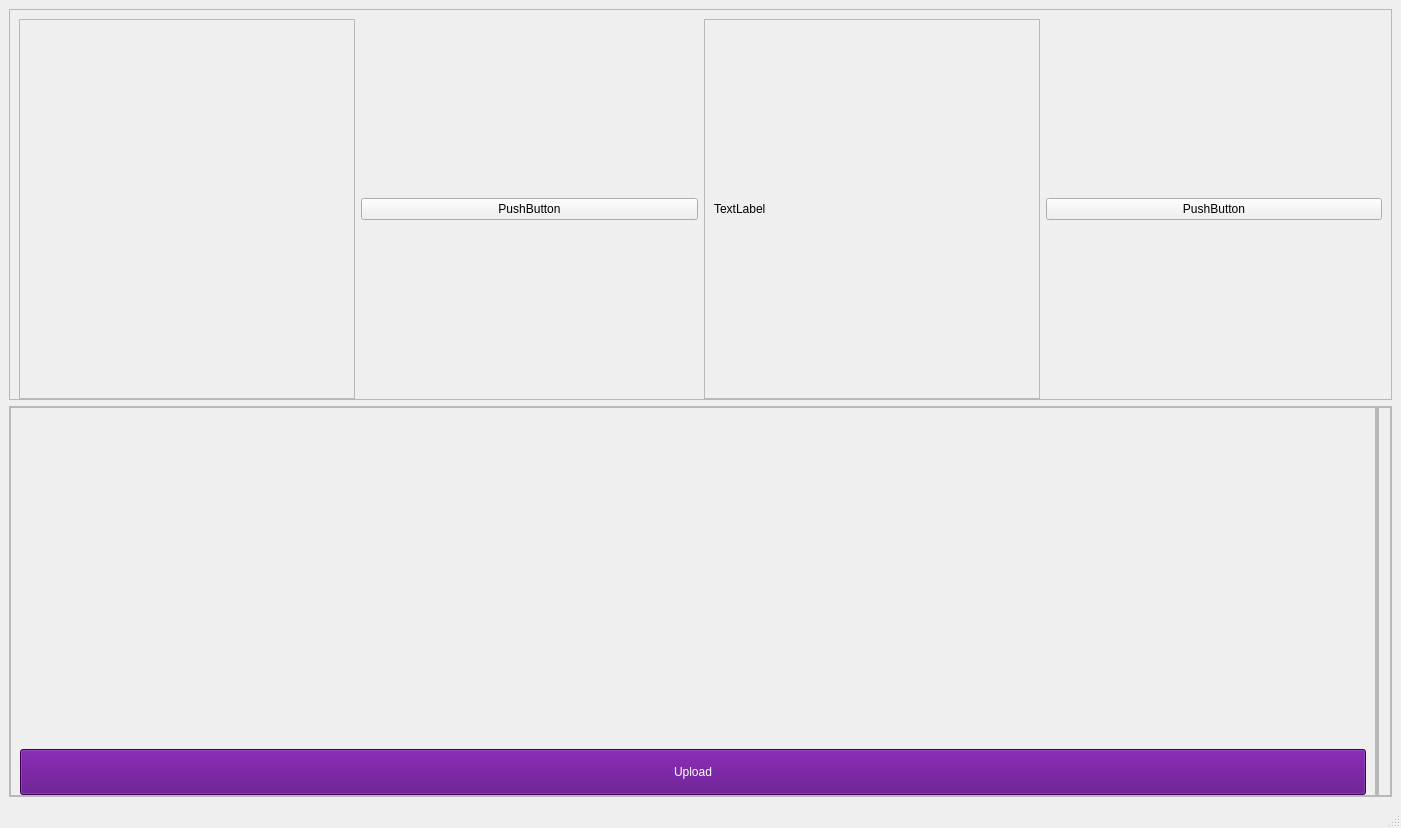
<?xml version="1.0" encoding="UTF-8"?>
<ui version="4.0">
 <class>MainWindow</class>
 <widget class="QMainWindow" name="MainWindow">
  <property name="geometry">
   <rect>
    <x>0</x>
    <y>0</y>
    <width>1401</width>
    <height>828</height>
   </rect>
  </property>
  <property name="windowTitle">
   <string>MainWindow</string>
  </property>
  <property name="styleSheet">
   <string notr="true">QMainWindow {
	background-color:#ececec;
}
QLineEdit, QTextEdit, QPlainTextEdit, QSpinBox, QDoubleSpinBox, QTimeEdit, QDateEdit, QDateTimeEdit {
    border-width: 2px;
    border-radius: 8px;
    border-style: solid;
    border-top-color: qlineargradient(spread:pad, x1:0.5, y1:1, x2:0.5, y2:0, stop:0 #c1c9cf, stop:1 #d2d8dd);
    border-right-color: qlineargradient(spread:pad, x1:0, y1:0, x2:1, y2:0, stop:0 #c1c9cf, stop:1 #d2d8dd);
    border-bottom-color: qlineargradient(spread:pad, x1:0.5, y1:0, x2:0.5, y2:1, stop:0 #c1c9cf, stop:1 #d2d8dd);
    border-left-color: qlineargradient(spread:pad, x1:1, y1:0, x2:0, y2:0, stop:0 #c1c9cf, stop:1 #d2d8dd);
    background-color: #f4f4f4;
    color: #3d3d3d;
}
QLineEdit:focus, QTextEdit:focus, QPlainTextEdit:focus, QSpinBox:focus, QDoubleSpinBox:focus, QTimeEdit:focus, QDateEdit:focus, QDateTimeEdit:focus {
    border-width: 2px;
    border-radius: 8px;
    border-style: solid;
    border-top-color: qlineargradient(spread:pad, x1:0.5, y1:1, x2:0.5, y2:0, stop:0 #85b7e3, stop:1 #9ec1db);
    border-right-color: qlineargradient(spread:pad, x1:0, y1:0, x2:1, y2:0, stop:0 #85b7e3, stop:1 #9ec1db);
    border-bottom-color: qlineargradient(spread:pad, x1:0.5, y1:0, x2:0.5, y2:1, stop:0 #85b7e3, stop:1 #9ec1db);
    border-left-color: qlineargradient(spread:pad, x1:1, y1:0, x2:0, y2:0, stop:0 #85b7e3, stop:1 #9ec1db);
    background-color: #f4f4f4;
    color: #3d3d3d;
}
QLineEdit:disabled, QTextEdit:disabled, QPlainTextEdit:disabled, QSpinBox:disabled, QDoubleSpinBox:disabled, QTimeEdit:disabled, QDateEdit:disabled, QDateTimeEdit:disabled {
    color: #b9b9b9;
}


QToolButton {
	border-style: solid;
	border-top-color: qlineargradient(spread:pad, x1:0.5, y1:1, x2:0.5, y2:0, stop:0 rgb(215, 215, 215), stop:1 rgb(222, 222, 222));
	border-right-color: qlineargradient(spread:pad, x1:0, y1:0.5, x2:1, y2:0.5, stop:0 rgb(217, 217, 217), stop:1 rgb(227, 227, 227));
	border-left-color: qlineargradient(spread:pad, x1:0, y1:0.5, x2:1, y2:0.5, stop:0 rgb(227, 227, 227), stop:1 rgb(217, 217, 217));
	border-bottom-color: qlineargradient(spread:pad, x1:0.5, y1:1, x2:0.5, y2:0, stop:0 rgb(215, 215, 215), stop:1 rgb(222, 222, 222));
	border-width: 1px;
	border-radius: 5px;
	color: rgb(0,0,0);
	padding: 2px;
	background-color: rgb(255,255,255);
}
QToolButton:hover{
	border-style: solid;
	border-top-color: qlineargradient(spread:pad, x1:0.5, y1:1, x2:0.5, y2:0, stop:0 rgb(195, 195, 195), stop:1 rgb(222, 222, 222));
	border-right-color: qlineargradient(spread:pad, x1:0, y1:0.5, x2:1, y2:0.5, stop:0 rgb(197, 197, 197), stop:1 rgb(227, 227, 227));
	border-left-color: qlineargradient(spread:pad, x1:0, y1:0.5, x2:1, y2:0.5, stop:0 rgb(227, 227, 227), stop:1 rgb(197, 197, 197));
	border-bottom-color: qlineargradient(spread:pad, x1:0.5, y1:1, x2:0.5, y2:0, stop:0 rgb(195, 195, 195), stop:1 rgb(222, 222, 222));
	border-width: 1px;
	border-radius: 5px;
	color: rgb(0,0,0);
	padding: 2px;
	background-color: rgb(255,255,255);
}
QToolButton:pressed{
	border-style: solid;
	border-top-color: qlineargradient(spread:pad, x1:0.5, y1:1, x2:0.5, y2:0, stop:0 rgb(215, 215, 215), stop:1 rgb(222, 222, 222));
	border-right-color: qlineargradient(spread:pad, x1:0, y1:0.5, x2:1, y2:0.5, stop:0 rgb(217, 217, 217), stop:1 rgb(227, 227, 227));
	border-left-color: qlineargradient(spread:pad, x1:0, y1:0.5, x2:1, y2:0.5, stop:0 rgb(227, 227, 227), stop:1 rgb(217, 217, 217));
	border-bottom-color: qlineargradient(spread:pad, x1:0.5, y1:1, x2:0.5, y2:0, stop:0 rgb(215, 215, 215), stop:1 rgb(222, 222, 222));
	border-width: 1px;
	border-radius: 5px;
	color: rgb(0,0,0);
	padding: 2px;
	background-color: rgb(142,142,142);
}
QPushButton{
	border-style: solid;
	border-top-color: qlineargradient(spread:pad, x1:0.5, y1:1, x2:0.5, y2:0, stop:0 rgb(215, 215, 215), stop:1 rgb(222, 222, 222));
	border-right-color: qlineargradient(spread:pad, x1:0, y1:0.5, x2:1, y2:0.5, stop:0 rgb(217, 217, 217), stop:1 rgb(227, 227, 227));
	border-left-color: qlineargradient(spread:pad, x1:0, y1:0.5, x2:1, y2:0.5, stop:0 rgb(227, 227, 227), stop:1 rgb(217, 217, 217));
	border-bottom-color: qlineargradient(spread:pad, x1:0.5, y1:1, x2:0.5, y2:0, stop:0 rgb(215, 215, 215), stop:1 rgb(222, 222, 222));
	border-width: 1px;
	border-radius: 5px;
	color: rgb(0,0,0);
	padding: 2px;
	background-color: rgb(255,255,255);
}
QPushButton::default{
	border-style: solid;
	border-top-color: qlineargradient(spread:pad, x1:0.5, y1:1, x2:0.5, y2:0, stop:0 rgb(215, 215, 215), stop:1 rgb(222, 222, 222));
	border-right-color: qlineargradient(spread:pad, x1:0, y1:0.5, x2:1, y2:0.5, stop:0 rgb(217, 217, 217), stop:1 rgb(227, 227, 227));
	border-left-color: qlineargradient(spread:pad, x1:0, y1:0.5, x2:1, y2:0.5, stop:0 rgb(227, 227, 227), stop:1 rgb(217, 217, 217));
	border-bottom-color: qlineargradient(spread:pad, x1:0.5, y1:1, x2:0.5, y2:0, stop:0 rgb(215, 215, 215), stop:1 rgb(222, 222, 222));
	border-width: 1px;
	border-radius: 5px;
	color: rgb(0,0,0);
	padding: 2px;
	background-color: rgb(255,255,255);
}
QPushButton:hover{
	border-style: solid;
	border-top-color: qlineargradient(spread:pad, x1:0.5, y1:1, x2:0.5, y2:0, stop:0 rgb(195, 195, 195), stop:1 rgb(222, 222, 222));
	border-right-color: qlineargradient(spread:pad, x1:0, y1:0.5, x2:1, y2:0.5, stop:0 rgb(197, 197, 197), stop:1 rgb(227, 227, 227));
	border-left-color: qlineargradient(spread:pad, x1:0, y1:0.5, x2:1, y2:0.5, stop:0 rgb(227, 227, 227), stop:1 rgb(197, 197, 197));
	border-bottom-color: qlineargradient(spread:pad, x1:0.5, y1:1, x2:0.5, y2:0, stop:0 rgb(195, 195, 195), stop:1 rgb(222, 222, 222));
	border-width: 1px;
	border-radius: 5px;
	color: rgb(0,0,0);
	padding: 2px;
	background-color: rgb(255,255,255);
}
QPushButton:pressed{
	border-style: solid;
	border-top-color: qlineargradient(spread:pad, x1:0.5, y1:1, x2:0.5, y2:0, stop:0 rgb(215, 215, 215), stop:1 rgb(222, 222, 222));
	border-right-color: qlineargradient(spread:pad, x1:0, y1:0.5, x2:1, y2:0.5, stop:0 rgb(217, 217, 217), stop:1 rgb(227, 227, 227));
	border-left-color: qlineargradient(spread:pad, x1:0, y1:0.5, x2:1, y2:0.5, stop:0 rgb(227, 227, 227), stop:1 rgb(217, 217, 217));
	border-bottom-color: qlineargradient(spread:pad, x1:0.5, y1:1, x2:0.5, y2:0, stop:0 rgb(215, 215, 215), stop:1 rgb(222, 222, 222));
	border-width: 1px;
	border-radius: 5px;
	color: rgb(0,0,0);
	padding: 2px;
	background-color: rgb(142,142,142);
}
QPushButton:disabled{
	border-style: solid;
	border-top-color: qlineargradient(spread:pad, x1:0.5, y1:1, x2:0.5, y2:0, stop:0 rgb(215, 215, 215), stop:1 rgb(222, 222, 222));
	border-right-color: qlineargradient(spread:pad, x1:0, y1:0.5, x2:1, y2:0.5, stop:0 rgb(217, 217, 217), stop:1 rgb(227, 227, 227));
	border-left-color: qlineargradient(spread:pad, x1:0, y1:0.5, x2:1, y2:0.5, stop:0 rgb(227, 227, 227), stop:1 rgb(217, 217, 217));
	border-bottom-color: qlineargradient(spread:pad, x1:0.5, y1:1, x2:0.5, y2:0, stop:0 rgb(215, 215, 215), stop:1 rgb(222, 222, 222));
	border-width: 1px;
	border-radius: 5px;
	color: #808086;
	padding: 2px;
	background-color: rgb(142,142,142);
}

QLabel {
	color: #000000;
}
QLCDNumber {
	color: rgb(0, 113, 255, 255);
}
QProgressBar {
	text-align: center;
	color: rgb(240, 240, 240);
	border-width: 1px; 
	border-radius: 10px;
	border-color: rgb(230, 230, 230);
	border-style: solid;
	background-color:rgb(207,207,207);
}
QProgressBar::chunk {
	background-color: qlineargradient(spread:pad, x1:0.5, y1:1, x2:0.5, y2:0, stop:0 rgba(49, 147, 250, 255), stop:1 rgba(34, 142, 255, 255));
	border-radius: 10px;
}
QMenuBar {
	background-color: qlineargradient(spread:pad, x1:0.5, y1:1, x2:0.5, y2:0, stop:0 rgba(207, 209, 207, 255), stop:1 rgba(230, 229, 230, 255));
}
QMenuBar::item {
	color: #000000;
  	spacing: 3px;
  	padding: 1px 4px;
	background-color: qlineargradient(spread:pad, x1:0.5, y1:1, x2:0.5, y2:0, stop:0 rgba(207, 209, 207, 255), stop:1 rgba(230, 229, 230, 255));
}

QMenuBar::item:selected {
  	background-color: qlineargradient(spread:pad, x1:0.5, y1:1, x2:0.5, y2:0, stop:0 rgba(0, 113, 255, 255), stop:1 rgba(91, 171, 252, 255));
	color: #FFFFFF;
}
QMenu::item:selected {
	border-style: solid;
	border-top-color: transparent;
	border-right-color: transparent;
	border-left-color: qlineargradient(spread:pad, x1:0.5, y1:1, x2:0.5, y2:0, stop:0 rgba(0, 113, 255, 255), stop:1 rgba(91, 171, 252, 255));
	border-bottom-color: transparent;
	border-left-width: 2px;
	color: #000000;
	padding-left:15px;
	padding-top:4px;
	padding-bottom:4px;
	padding-right:7px;
}
QMenu::item {
	border-style: solid;
	border-top-color: transparent;
	border-right-color: transparent;
	border-left-color: transparent;
	border-bottom-color: transparent;
	border-bottom-width: 1px;
	color: #000000;
	padding-left:17px;
	padding-top:4px;
	padding-bottom:4px;
	padding-right:7px;
}
QTabWidget {
	color:rgb(0,0,0);
	background-color:#000000;
}
QTabWidget::pane {
		border-color: rgb(223,223,223);
		background-color:rgb(226,226,226);
		border-style: solid;
		border-width: 2px;
    	border-radius: 6px;
}
QTabBar::tab:first {
	border-style: solid;
	border-left-width:1px;
	border-right-width:0px;
	border-top-width:1px;
	border-bottom-width:1px;
	border-top-color: rgb(209,209,209);
	border-left-color: qlineargradient(spread:pad, x1:0.5, y1:1, x2:0.5, y2:0, stop:0 rgba(209, 209, 209, 209), stop:1 rgba(229, 229, 229, 229));
	border-bottom-color: rgb(229,229,229);
	border-top-left-radius: 4px;
	border-bottom-left-radius: 4px;
	color: #000000;
	padding: 3px;
	margin-left:0px;
	background-color: qlineargradient(spread:pad, x1:0.5, y1:1, x2:0.5, y2:0, stop:0 rgba(247, 247, 247, 255), stop:1 rgba(255, 255, 255, 255));
}
QTabBar::tab:last {
	border-style: solid;
	border-width:1px;
	border-top-color: rgb(209,209,209);
	border-left-color: qlineargradient(spread:pad, x1:0.5, y1:1, x2:0.5, y2:0, stop:0 rgba(209, 209, 209, 209), stop:1 rgba(229, 229, 229, 229));
	border-right-color: qlineargradient(spread:pad, x1:0.5, y1:1, x2:0.5, y2:0, stop:0 rgba(209, 209, 209, 209), stop:1 rgba(229, 229, 229, 229));
	border-bottom-color: rgb(229,229,229);
	border-top-right-radius: 4px;
	border-bottom-right-radius: 4px;
	color: #000000;
	padding: 3px;
	margin-left:0px;
	background-color: qlineargradient(spread:pad, x1:0.5, y1:1, x2:0.5, y2:0, stop:0 rgba(247, 247, 247, 255), stop:1 rgba(255, 255, 255, 255));
}
QTabBar::tab {
	border-style: solid;
	border-top-width:1px;
	border-bottom-width:1px;
	border-left-width:1px;
	border-top-color: rgb(209,209,209);
	border-left-color: qlineargradient(spread:pad, x1:0.5, y1:1, x2:0.5, y2:0, stop:0 rgba(209, 209, 209, 209), stop:1 rgba(229, 229, 229, 229));
	border-bottom-color: rgb(229,229,229);
	color: #000000;
	padding: 3px;
	margin-left:0px;
	background-color: qlineargradient(spread:pad, x1:0.5, y1:1, x2:0.5, y2:0, stop:0 rgba(247, 247, 247, 255), stop:1 rgba(255, 255, 255, 255));
}
QTabBar::tab:selected, QTabBar::tab:last:selected, QTabBar::tab:hover {
  	border-style: solid;
  	border-left-width:1px;
	border-right-color: transparent;
	border-top-color: rgb(209,209,209);
	border-left-color: qlineargradient(spread:pad, x1:0.5, y1:1, x2:0.5, y2:0, stop:0 rgba(209, 209, 209, 209), stop:1 rgba(229, 229, 229, 229));
	border-bottom-color: rgb(229,229,229);
	color: #FFFFFF;
	padding: 3px;
	margin-left:0px;
	background-color: qlineargradient(spread:pad, x1:0.5, y1:1, x2:0.5, y2:0, stop:0 rgba(0, 113, 255, 255), stop:1 rgba(91, 171, 252, 255));
}

QTabBar::tab:selected, QTabBar::tab:first:selected, QTabBar::tab:hover {
  	border-style: solid;
  	border-left-width:1px;
  	border-bottom-width:1px;
  	border-top-width:1px;
	border-right-color: transparent;
	border-top-color: rgb(209,209,209);
	border-left-color: qlineargradient(spread:pad, x1:0.5, y1:1, x2:0.5, y2:0, stop:0 rgba(209, 209, 209, 209), stop:1 rgba(229, 229, 229, 229));
	border-bottom-color: rgb(229,229,229);
	color: #FFFFFF;
	padding: 3px;
	margin-left:0px;
	background-color: qlineargradient(spread:pad, x1:0.5, y1:1, x2:0.5, y2:0, stop:0 rgba(0, 113, 255, 255), stop:1 rgba(91, 171, 252, 255));
}

QCheckBox {
	color: #000000;
	padding: 2px;
}
QCheckBox:disabled {
	color: #808086;
	padding: 2px;
}

QCheckBox:hover {
	border-radius:4px;
	border-style:solid;
	padding-left: 1px;
	padding-right: 1px;
	padding-bottom: 1px;
	padding-top: 1px;
	border-width:1px;
	border-color: transparent;
}
QCheckBox::indicator:checked {

	height: 10px;
	width: 10px;
	border-style:solid;
	border-width: 1px;
	border-color: qlineargradient(spread:pad, x1:0.5, y1:1, x2:0.5, y2:0, stop:0 rgba(0, 113, 255, 255), stop:1 rgba(91, 171, 252, 255));
	color: #000000;
	background-color: qlineargradient(spread:pad, x1:0.5, y1:1, x2:0.5, y2:0, stop:0 rgba(0, 113, 255, 255), stop:1 rgba(91, 171, 252, 255));
}
QCheckBox::indicator:unchecked {

	height: 10px;
	width: 10px;
	border-style:solid;
	border-width: 1px;
	border-color: qlineargradient(spread:pad, x1:0.5, y1:1, x2:0.5, y2:0, stop:0 rgba(0, 113, 255, 255), stop:1 rgba(91, 171, 252, 255));
	color: #000000;
}
QRadioButton {
	color: 000000;
	padding: 1px;
}
QRadioButton::indicator:checked {
	height: 10px;
	width: 10px;
	border-style:solid;
	border-radius:5px;
	border-width: 1px;
	border-color: qlineargradient(spread:pad, x1:0.5, y1:1, x2:0.5, y2:0, stop:0 rgba(0, 113, 255, 255), stop:1 rgba(91, 171, 252, 255));
	color: #a9b7c6;
	background-color: qlineargradient(spread:pad, x1:0.5, y1:1, x2:0.5, y2:0, stop:0 rgba(0, 113, 255, 255), stop:1 rgba(91, 171, 252, 255));
}
QRadioButton::indicator:!checked {
	height: 10px;
	width: 10px;
	border-style:solid;
	border-radius:5px;
	border-width: 1px;
	border-color: qlineargradient(spread:pad, x1:0.5, y1:1, x2:0.5, y2:0, stop:0 rgba(0, 113, 255, 255), stop:1 rgba(91, 171, 252, 255));
	color: #a9b7c6;
	background-color: transparent;
}
QStatusBar {
	color:#027f7f;
}
QSpinBox {
	border-style: solid;
	border-width: 1px;
	border-color: qlineargradient(spread:pad, x1:0.5, y1:1, x2:0.5, y2:0, stop:0 rgba(0, 113, 255, 255), stop:1 rgba(91, 171, 252, 255));
}
QDoubleSpinBox {
	border-style: solid;
	border-width: 1px;
	border-color: qlineargradient(spread:pad, x1:0.5, y1:1, x2:0.5, y2:0, stop:0 rgba(0, 113, 255, 255), stop:1 rgba(91, 171, 252, 255));
}
QTimeEdit {
	border-style: solid;
	border-width: 1px;
	border-color: qlineargradient(spread:pad, x1:0.5, y1:1, x2:0.5, y2:0, stop:0 rgba(0, 113, 255, 255), stop:1 rgba(91, 171, 252, 255));
}
QDateTimeEdit {
	border-style: solid;
	border-width: 1px;
	border-color: qlineargradient(spread:pad, x1:0.5, y1:1, x2:0.5, y2:0, stop:0 rgba(0, 113, 255, 255), stop:1 rgba(91, 171, 252, 255));
}
QDateEdit {
	border-style: solid;
	border-width: 1px;
	border-color: qlineargradient(spread:pad, x1:0.5, y1:1, x2:0.5, y2:0, stop:0 rgba(0, 113, 255, 255), stop:1 rgba(91, 171, 252, 255));
}

QToolBox {
	color: #a9b7c6;
	background-color:#000000;
}
QToolBox::tab {
	color: #a9b7c6;
	background-color:#000000;
}
QToolBox::tab:selected {
	color: #FFFFFF;
	background-color:#000000;
}
QScrollArea {
	color: #FFFFFF;
	background-color:#000000;
}
QSlider::groove:horizontal {
	height: 5px;
	background-color: qlineargradient(spread:pad, x1:0.5, y1:1, x2:0.5, y2:0, stop:0 rgba(49, 147, 250, 255), stop:1 rgba(34, 142, 255, 255));
}
QSlider::groove:vertical {
	width: 5px;
	background-color: qlineargradient(spread:pad, x1:0.5, y1:1, x2:0.5, y2:0, stop:0 rgba(49, 147, 250, 255), stop:1 rgba(34, 142, 255, 255));
}
QSlider::handle:horizontal {
	background: rgb(253,253,253);
	border-style: solid;
	border-width: 1px;
	border-color: rgb(207,207,207);
	width: 12px;
	margin: -5px 0;
	border-radius: 7px;
}
QSlider::handle:vertical {
	background: rgb(253,253,253);
	border-style: solid;
	border-width: 1px;
	border-color: rgb(207,207,207);
	height: 12px;
	margin: 0 -5px;
	border-radius: 7px;
}
QSlider::add-page:horizontal {
    background: rgb(181,181,181);
}
QSlider::add-page:vertical {
    background: rgb(181,181,181);
}
QSlider::sub-page:horizontal {
    background-color: qlineargradient(spread:pad, x1:0.5, y1:1, x2:0.5, y2:0, stop:0 rgba(49, 147, 250, 255), stop:1 rgba(34, 142, 255, 255));
}
QSlider::sub-page:vertical {
    background-color: qlineargradient(spread:pad, y1:0.5, x1:1, y2:0.5, x2:0, stop:0 rgba(49, 147, 250, 255), stop:1 rgba(34, 142, 255, 255));
}
QScrollBar:horizontal {
	max-height: 20px;
	border: 1px transparent grey;
	margin: 0px 20px 0px 20px;
}
QScrollBar:vertical {
	max-width: 20px;
	border: 1px transparent grey;
	margin: 20px 0px 20px 0px;
}
QScrollBar::handle:horizontal {
	background: rgb(253,253,253);
	border-style: solid;
	border-width: 1px;
	border-color: rgb(207,207,207);
	border-radius: 7px;
	min-width: 25px;
}
QScrollBar::handle:horizontal:hover {
	background: rgb(253,253,253);
	border-style: solid;
	border-width: 1px;
	border-color: rgb(147, 200, 200);
	border-radius: 7px;
	min-width: 25px;
}
QScrollBar::handle:vertical {
	background: rgb(253,253,253);
	border-style: solid;
	border-width: 1px;
	border-color: rgb(207,207,207);
	border-radius: 7px;
	min-height: 25px;
}
QScrollBar::handle:vertical:hover {
	background: rgb(253,253,253);
	border-style: solid;
	border-width: 1px;
	border-color: rgb(147, 200, 200);
	border-radius: 7px;
	min-height: 25px;
}
QScrollBar::add-line:horizontal {
   border: 2px transparent grey;
   border-top-right-radius: 7px;
   border-bottom-right-radius: 7px;
   background: rgba(34, 142, 255, 255);
   width: 20px;
   subcontrol-position: right;
   subcontrol-origin: margin;
}
QScrollBar::add-line:horizontal:pressed {
   border: 2px transparent grey;
   border-top-right-radius: 7px;
   border-bottom-right-radius: 7px;
   background: rgb(181,181,181);
   width: 20px;
   subcontrol-position: right;
   subcontrol-origin: margin;
}
QScrollBar::add-line:vertical {
   border: 2px transparent grey;
   border-bottom-left-radius: 7px;
   border-bottom-right-radius: 7px;
   background: rgba(34, 142, 255, 255);
   height: 20px;
   subcontrol-position: bottom;
   subcontrol-origin: margin;
}
QScrollBar::add-line:vertical:pressed {
   border: 2px transparent grey;
   border-bottom-left-radius: 7px;
   border-bottom-right-radius: 7px;
   background: rgb(181,181,181);
   height: 20px;
   subcontrol-position: bottom;
   subcontrol-origin: margin;
}
QScrollBar::sub-line:horizontal {
   border: 2px transparent grey;
   border-top-left-radius: 7px;
   border-bottom-left-radius: 7px;
   background: rgba(34, 142, 255, 255);
   width: 20px;
   subcontrol-position: left;
   subcontrol-origin: margin;
}
QScrollBar::sub-line:horizontal:pressed {
   border: 2px transparent grey;
   border-top-left-radius: 7px;
   border-bottom-left-radius: 7px;
   background: rgb(181,181,181);
   width: 20px;
   subcontrol-position: left;
   subcontrol-origin: margin;
}
QScrollBar::sub-line:vertical {
   border: 2px transparent grey;
   border-top-left-radius: 7px;
   border-top-right-radius: 7px;
   background: rgba(34, 142, 255, 255);
   height: 20px;
   subcontrol-position: top;
   subcontrol-origin: margin;
}
QScrollBar::sub-line:vertical:pressed {
   border: 2px transparent grey;
   border-top-left-radius: 7px;
   border-top-right-radius: 7px;
   background: rgb(181,181,181);
   height: 20px;
   subcontrol-position: top;
   subcontrol-origin: margin;
}
QScrollBar::left-arrow:horizontal {
   border: 1px transparent grey;
   border-top-left-radius: 3px;
   border-bottom-left-radius: 3px;
   width: 6px;
   height: 6px;
   background: white;
}
QScrollBar::right-arrow:horizontal {
   border: 1px transparent grey;
   border-top-right-radius: 3px;
   border-bottom-right-radius: 3px;
   width: 6px;
   height: 6px;
   background: white;
}
QScrollBar::up-arrow:vertical {
   border: 1px transparent grey;
   border-top-left-radius: 3px;
   border-top-right-radius: 3px;
   width: 6px;
   height: 6px;
   background: white;
}
QScrollBar::down-arrow:vertical {
   border: 1px transparent grey;
   border-bottom-left-radius: 3px;
   border-bottom-right-radius: 3px;
   width: 6px;
   height: 6px;
   background: white;
}
QScrollBar::add-page:horizontal, QScrollBar::sub-page:horizontal {
   background: none;
}
QScrollBar::add-page:vertical, QScrollBar::sub-page:vertical {
   background: none;
}

</string>
  </property>
  <widget class="QWidget" name="centralwidget">
   <layout class="QVBoxLayout" name="verticalLayout">
    <item>
     <widget class="QFrame" name="frame_3">
      <property name="frameShape">
       <enum>QFrame::StyledPanel</enum>
      </property>
      <property name="frameShadow">
       <enum>QFrame::Raised</enum>
      </property>
      <layout class="QHBoxLayout" name="horizontalLayout_2">
       <property name="bottomMargin">
        <number>0</number>
       </property>
       <item>
        <widget class="QFrame" name="frame_6">
         <property name="frameShape">
          <enum>QFrame::StyledPanel</enum>
         </property>
         <property name="frameShadow">
          <enum>QFrame::Raised</enum>
         </property>
        </widget>
       </item>
       <item>
        <widget class="QPushButton" name="pushButton_6">
         <property name="text">
          <string>PushButton</string>
         </property>
        </widget>
       </item>
       <item>
        <widget class="QFrame" name="frame_7">
         <property name="frameShape">
          <enum>QFrame::StyledPanel</enum>
         </property>
         <property name="frameShadow">
          <enum>QFrame::Raised</enum>
         </property>
         <layout class="QHBoxLayout" name="horizontalLayout_3">
          <item>
           <widget class="QLabel" name="label_user">
            <property name="text">
             <string>TextLabel</string>
            </property>
           </widget>
          </item>
         </layout>
        </widget>
       </item>
       <item>
        <widget class="QPushButton" name="pushButton_3">
         <property name="text">
          <string>PushButton</string>
         </property>
        </widget>
       </item>
      </layout>
     </widget>
    </item>
    <item>
     <widget class="QFrame" name="frame">
      <property name="frameShape">
       <enum>QFrame::StyledPanel</enum>
      </property>
      <property name="frameShadow">
       <enum>QFrame::Raised</enum>
      </property>
      <layout class="QHBoxLayout" name="horizontalLayout">
       <property name="spacing">
        <number>0</number>
       </property>
       <property name="leftMargin">
        <number>0</number>
       </property>
       <property name="topMargin">
        <number>0</number>
       </property>
       <property name="rightMargin">
        <number>0</number>
       </property>
       <property name="bottomMargin">
        <number>0</number>
       </property>
       <item>
        <widget class="QFrame" name="frame_5">
         <property name="sizePolicy">
          <sizepolicy hsizetype="MinimumExpanding" vsizetype="Preferred">
           <horstretch>0</horstretch>
           <verstretch>0</verstretch>
          </sizepolicy>
         </property>
         <property name="frameShape">
          <enum>QFrame::StyledPanel</enum>
         </property>
         <property name="frameShadow">
          <enum>QFrame::Raised</enum>
         </property>
         <layout class="QVBoxLayout" name="verticalLayout_5">
          <property name="topMargin">
           <number>0</number>
          </property>
          <property name="bottomMargin">
           <number>0</number>
          </property>
          <item>
           <widget class="QLabel" name="label">
            <property name="text">
             <string/>
            </property>
           </widget>
          </item>
          <item>
           <spacer name="verticalSpacer">
            <property name="orientation">
             <enum>Qt::Vertical</enum>
            </property>
            <property name="sizeType">
             <enum>QSizePolicy::Fixed</enum>
            </property>
            <property name="sizeHint" stdset="0">
             <size>
              <width>20</width>
              <height>40</height>
             </size>
            </property>
           </spacer>
          </item>
          <item>
           <widget class="QPushButton" name="btn1">
            <property name="styleSheet">
             <string notr="true">background-color: rgb(85, 0, 127);
color:white;
padding:15px;
font: 8pt &quot;MS Shell Dlg 2&quot;;</string>
            </property>
            <property name="text">
             <string>Upload</string>
            </property>
           </widget>
          </item>
         </layout>
        </widget>
       </item>
       <item>
        <widget class="QFrame" name="frame_4">
         <property name="frameShape">
          <enum>QFrame::StyledPanel</enum>
         </property>
         <property name="frameShadow">
          <enum>QFrame::Raised</enum>
         </property>
         <layout class="QVBoxLayout" name="verticalLayout_4">
          <property name="spacing">
           <number>0</number>
          </property>
          <property name="leftMargin">
           <number>0</number>
          </property>
          <property name="topMargin">
           <number>0</number>
          </property>
          <property name="rightMargin">
           <number>0</number>
          </property>
          <property name="bottomMargin">
           <number>0</number>
          </property>
         </layout>
        </widget>
       </item>
       <item>
        <widget class="QFrame" name="frame_2">
         <property name="frameShape">
          <enum>QFrame::StyledPanel</enum>
         </property>
         <property name="frameShadow">
          <enum>QFrame::Raised</enum>
         </property>
         <layout class="QVBoxLayout" name="verticalLayout_2">
          <property name="spacing">
           <number>0</number>
          </property>
          <property name="leftMargin">
           <number>11</number>
          </property>
          <property name="topMargin">
           <number>0</number>
          </property>
          <property name="rightMargin">
           <number>0</number>
          </property>
          <property name="bottomMargin">
           <number>0</number>
          </property>
         </layout>
        </widget>
       </item>
      </layout>
     </widget>
    </item>
   </layout>
  </widget>
  <widget class="QStatusBar" name="statusbar"/>
 </widget>
 <resources/>
 <connections/>
</ui>
